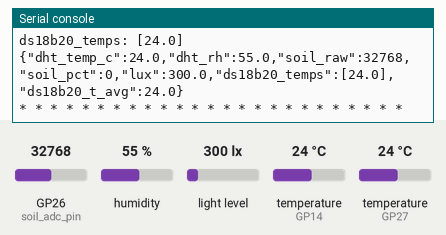
Recording of a program running on a simulated Raspberry Pi Pico running MicroPython. On the bench: the last lines printed to the serial console. Inputs (shaded band) come from the test bench; at power-on: humidity 55 %, light level 300 lx, temperature (sensors on GP27, GP14) 24 °C, GP26 (soil_adc_pin) = 32768 (analog values on the 0–65535 scale).

Above: at 1.2 s.
1.3 s: humidity set to 22 %
At 4.3 s:
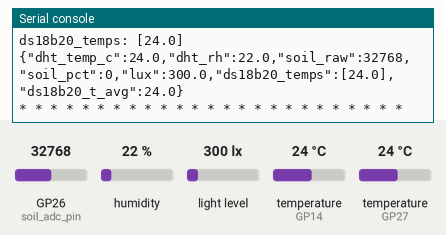
5.1 s: light level set to 40 lx
At 7.8 s:
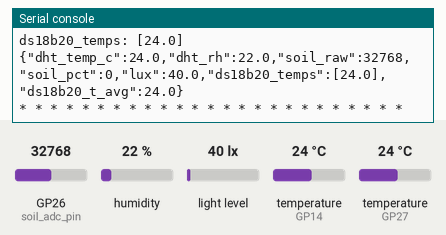
8.9 s: temperature (sensor on GP27) set to 12 °C
At 11.3 s:
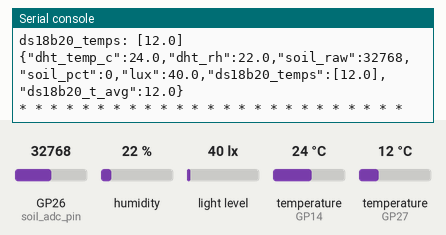
12.7 s: GP26 (soil_adc_pin) set to 45874
At 16.3 s:
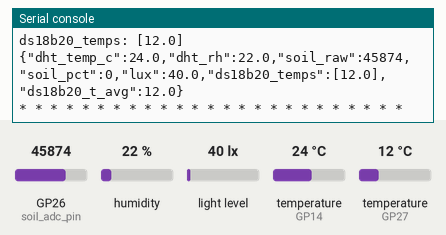
16.5 s: temperature (sensor on GP14) set to 12 °C
At 19.3 s:
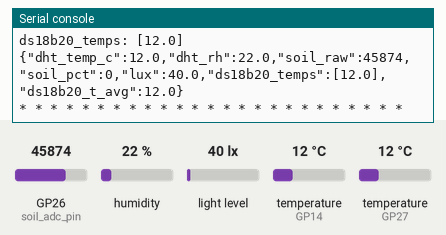
20.3 s: light level set to 500 lx
At 22.7 s:
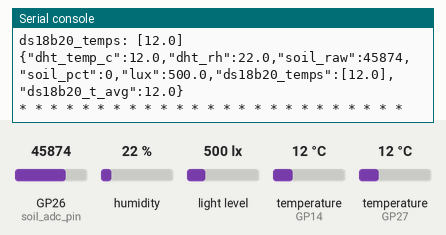
Timing chart, 0 to 24.2 s (numbered marks = the images above; inputs shaded):
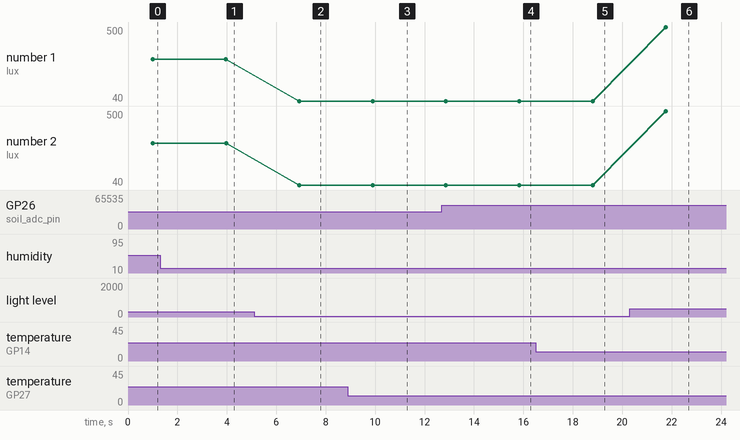

Measured:
- after the input at 1.3 s, the serial console: prints a new line after 2.7 s (image 1)
- after the input at 5.1 s, the serial console: prints a new line after 1.8 s (image 2)
- after the input at 8.9 s, the serial console: prints a new line after 1.0 s (image 3)
- after the input at 12.7 s, the serial console: prints a new line after 3.1 s (image 4)
- after the input at 16.5 s, the serial console: prints a new line after 2.3 s (image 5)
- after the input at 20.3 s, the serial console: prints a new line after 1.5 s (image 6)
- plotted number 1: 300 → 40 after the input at 5.1 s, 40 → 500 after the input at 20.3 s
- plotted number 2: 300 → 40 after the input at 5.1 s, 40 → 500 after the input at 20.3 s

The program:

dht22_bh1750_ds18x20_soilmc_sensor_rp_esp32_example.py
```python
from env_sensors_portable_v1 import EnvSensors
import time

PINS = {
    "i2c_scl": 5,       # BH1750 -> SCL (พบใช้บ่อยบน C3 devkit)
    "i2c_sda": 4,       # BH1750 -> SDA
    "dht_pin": 14,       # DHT22 data (ตัวอย่าง)
    "ds18b20_pin": 27,   # DS18B20 data
    "soil_adc_pin": 26   # เลือกขาที่เป็น ADC ได้จริงบนบอร์ดคุณ
}

sensor = EnvSensors(
    profile="rp2", #profile="esp32",
    i2c_id=0, i2c_scl=PINS["i2c_scl"], i2c_sda=PINS["i2c_sda"], i2c_freq=100_000,
    dht_pin=PINS["dht_pin"],
    ds18b20_pin=PINS["ds18b20_pin"],
    soil_adc_pin=PINS["soil_adc_pin"],
    # ถ้าบอร์ดรองรับ atten/width และต้องการกำหนด:
    # soil_width=ADC.WIDTH_12BIT, soil_atten=ADC.ATTN_11DB,
)

# (ทางเลือก) คาลิเบรต
# sensor.calibrate_soil(soil_min=120, soil_max=2200)
while  True:
	data = sensor.read_all()
	print(sensor.pretty(data))
	print(sensor.to_json(data))
	print("* " *25)
	time.sleep(2)
```

env_sensors_portable_v1.py
```python
# env_sensors_portable.py
# Cross-board sensor reader for ESP32/ESP32-S3/ESP32-C3 and Raspberry Pi Pico/Pico W
# DHT22 (temp, RH) + BH1750 (lux) + DS18B20 (temps[]) + Soil moisture (ADC)
# - Auto pin defaults by board, overridable via ctor
# - HW I2C if possible -> fallback to SoftI2C
# - Safe when some sensors are missing (returns None/[] instead of crashing)

from machine import Pin, I2C, SoftI2C, ADC
import sys
from time import sleep

# Optional imports (graceful if driver is absent)
try:
    import dht
except Exception:
    dht = None

try:
    from ds18x20 import DS18X20
    from onewire import OneWire
except Exception:
    DS18X20 = None
    OneWire = None

try:
    from bh1750 import BH1750
except Exception:
    BH1750 = None

# ---------------- Utils ----------------
def _clamp(v, lo, hi):
    return lo if v < lo else hi if v > hi else v

def _supports(obj, name):
    return hasattr(obj, name)

def _is_rp2():
    return sys.platform.startswith("rp2")

def _is_esp32():
    # บน MicroPython ตระกูล ESP32 (รวม C3/S3) จะได้ 'esp32'
    return sys.platform.startswith("esp32")

# ---------------- Pin profiles ----------------
# ดีฟอลต์ที่ใช้งานได้ทั่วไป (แก้ได้ตามบอร์ดของคุณ)
# หมายเหตุ: บอร์ด ESP32 ต่างยี่ห้ออาจวาง I/O ไม่เหมือนกัน
BOARD_PROFILES = {
    # Raspberry Pi Pico / Pico W (RP2040)
    "rp2": dict(
        i2c_id=0, i2c_scl=5, i2c_sda=4, i2c_freq=100_000,
        dht_pin=16,            # ใช้ GPIO ดิจิทัลอิสระ
        ds_pin=15,             # ต้องมี R 4.7k ระหว่าง DATA->3V3
        soil_adc_pin=26,       # ADC0 = GP26
        soil_width=None, soil_atten=None,
    ),
    # ESP32 / ESP32-S3 / ESP32-C3 (ปรับตามบอร์ดคุณได้)
    "esp32": dict(
        i2c_id=0, i2c_scl=22, i2c_sda=21, i2c_freq=100_000,
        dht_pin=14,
        ds_pin=4,              # นิยมใช้ GPIO4 เป็น 1-Wire
        soil_adc_pin=34,       # ADC1 channel (input only)
        # กรณีต้องการ ระบุ width/atten (ถ้าบอร์ดรองรับ)
        soil_width=None,       # e.g. ADC.WIDTH_12BIT
        soil_atten=None,       # e.g. ADC.ATTN_11DB
    ),
}

# ---------------- Main class ----------------
class EnvSensors:
    def __init__(
        self,
        # เลือก profile อัตโนมัติตามบอร์ด (rp2/esp32) หรือใส่เอง: "rp2" / "esp32"
        profile: str = None,

        # I2C (BH1750)
        use_soft_i2c: bool = False,
        i2c_id: int = None,
        i2c_scl: int = None,
        i2c_sda: int = None,
        i2c_freq: int = None,
        bh1750_addr: int = 0x23,

        # DHT22
        dht_pin: int = None,

        # DS18B20 (OneWire)
        ds18b20_pin: int = None,

        # Soil Moisture (ADC)
        soil_adc_pin: int = None,
        soil_width=None,     # ESP32-only
        soil_atten=None,     # ESP32-only
        soil_min: int = 100, # แห้งสุด (raw)
        soil_max: int = 600, # เปียกสุด (raw)
    ):
        # --- resolve profile ---
        if profile is None:
            profile = "rp2" if _is_rp2() else "esp32" if _is_esp32() else "esp32"
        self.platform = profile

        # default pins by profile
        p = BOARD_PROFILES.get(profile, BOARD_PROFILES["esp32"]).copy()

        # override from args (if provided)
        if i2c_id is not None:   p["i2c_id"] = i2c_id
        if i2c_scl is not None:  p["i2c_scl"] = i2c_scl
        if i2c_sda is not None:  p["i2c_sda"] = i2c_sda
        if i2c_freq is not None: p["i2c_freq"] = i2c_freq
        if dht_pin is not None:  p["dht_pin"] = dht_pin
        if ds18b20_pin is not None: p["ds_pin"] = ds18b20_pin
        if soil_adc_pin is not None: p["soil_adc_pin"] = soil_adc_pin
        if soil_width is not None:   p["soil_width"] = soil_width
        if soil_atten is not None:   p["soil_atten"] = soil_atten

        self.cfg = p
        self.soil_min = int(soil_min)
        self.soil_max = int(soil_max)

        # --- I2C (prefer HW, fallback Soft) ---
        self.i2c = None
        i2c_err = None
        if not use_soft_i2c:
            try:
                self.i2c = I2C(
                    p["i2c_id"],
                    scl=Pin(p["i2c_scl"]),
                    sda=Pin(p["i2c_sda"]),
                    freq=p["i2c_freq"],
                )
            except Exception as e:
                i2c_err = e
        if self.i2c is None:
            try:
                self.i2c = SoftI2C(
                    scl=Pin(p["i2c_scl"]),
                    sda=Pin(p["i2c_sda"]),
                    freq=p["i2c_freq"],
                )
            except Exception as e:
                raise RuntimeError("I2C init failed (HW:%s / Soft:%s)" % (i2c_err, e))

        # --- BH1750 (optional) ---
        self.light = None
        if BH1750 is not None:
            try:
                self.light = BH1750(bus=self.i2c, addr=bh1750_addr)
            except Exception:
                self.light = None  # ไม่มี/ต่อไม่ถูก จะปล่อย None

        # --- DHT22 (optional) ---
        self.dht = None
        if dht is not None:
            try:
                self.dht = dht.DHT22(Pin(p["dht_pin"]))
            except Exception:
                self.dht = None

        # --- DS18B20 (optional) ---
        self.ds = None
        self.ds_roms = []
        if DS18X20 is not None and OneWire is not None:
            try:
                self.ds = DS18X20(OneWire(Pin(p["ds_pin"])))
                self.ds_roms = self.ds.scan() or []
            except Exception:
                self.ds = None
                self.ds_roms = []

        # --- Soil Moisture (ADC) ---
        self.soil = ADC(Pin(p["soil_adc_pin"]))
        # ESP32 เท่านั้นที่มี width/atten
        if p["soil_width"] is not None and _supports(self.soil, "width"):
            try:
                self.soil.width(p["soil_width"])
            except Exception:
                pass
        if p["soil_atten"] is not None and _supports(self.soil, "atten"):
            try:
                self.soil.atten(p["soil_atten"])
            except Exception:
                pass

    # ---------------- Readers ----------------
    def read_dht(self):
        """Return (temp_c, rh) หรือ (None, None) หากไม่มี DHT/อ่านไม่สำเร็จ"""
        if self.dht is None:
            return None, None
        try:
            self.dht.measure()
            t = self.dht.temperature()
            h = self.dht.humidity()
            return float(t), float(h)
        except Exception:
            return None, None

    def _adc_read_any(self):
        """
        ESP32: อาจมี read()  (0..4095 / แล้วแต่ width)
        RP2040: ใช้ read_u16() (0..65535)
        """
        if _supports(self.soil, "read_u16"):
            return self.soil.read_u16()
        elif _supports(self.soil, "read"):
            return self.soil.read()
        else:
            try:
                return int(self.soil.read_u16())
            except Exception:
                return 0

    def read_soil(self):
        """
        Return (raw, percent)
        - raw: ค่า ADC raw
        - percent: 0-100 คิดจาก (soil_min, soil_max) ที่คาลิเบรตไว้
        """
        raw = self._adc_read_any()
        try:
            pct = int((self.soil_max - raw) * 100 / (self.soil_max - self.soil_min))
        except ZeroDivisionError:
            pct = 0
        pct = _clamp(pct, 0, 100)
        return int(raw), int(pct)

    def read_bh1750(self):
        """Return lux (float) หรือ None"""
        if self.light is None:
            return None
        try:
            # ใช้โหมดต่อเนื่องความละเอียดสูง
            return float(self.light.luminance(BH1750.CONT_HIRES_1))
        except Exception:
            return None

    def read_ds18b20(self, wait_ms: int = 750):
        """
        Return list อุณหภูมิ DS18B20 (°C); [] หากไม่มีหัววัด/อ่านไม่ได้
        """
        if not self.ds_roms or self.ds is None:
            return []
        try:
            self.ds.convert_temp()
            sleep(wait_ms / 1000)
            temps = []
            for rom in self.ds_roms:
                t = self.ds.read_temp(rom)
                temps.append(round(float(t), 2))
            return temps
        except Exception:
            return []

    def read_all(self):
        """
        อ่านทุกตัวแล้วคืน dict:
        {
          'dht_temp_c': float|None,
          'dht_rh': float|None,
          'soil_raw': int,
          'soil_pct': int,
          'lux': float|None,
          'ds18b20_temps': list[float],
          'ds18b20_t_avg': float|None
        }
        """
        t_dht, rh = self.read_dht()
        soil_raw, soil_pct = self.read_soil()
        lux = self.read_bh1750()
        ds_temps = self.read_ds18b20()
        ds_avg = round(sum(ds_temps) / len(ds_temps), 2) if ds_temps else None

        return {
            'dht_temp_c': t_dht,
            'dht_rh': rh,
            'soil_raw': soil_raw,
            'soil_pct': soil_pct,
            'lux': None if lux is None else round(lux, 2),
            'ds18b20_temps': ds_temps,
            'ds18b20_t_avg': ds_avg,
        }

    # ---------------- Helpers ----------------
    def calibrate_soil(self, soil_min: int = None, soil_max: int = None):
        """อัปเดตการคาลิเบรตดิน (อิง raw) — ทำบนบอร์ดเดียวกับที่จะใช้งานจริง"""
        if soil_min is not None:
            self.soil_min = int(soil_min)
        if soil_max is not None:
            self.soil_max = int(soil_max)

    def pretty(self, data: dict) -> str:
        """แปลง dict เป็นข้อความอ่านง่าย"""
        lines = []
        for k in ("dht_temp_c","dht_rh","soil_raw","soil_pct","lux","ds18b20_t_avg"):
            lines.append(f"{k}: {data.get(k)}")
        if "ds18b20_temps" in data:
            lines.append(f"ds18b20_temps: {data['ds18b20_temps']}")
        return "\n".join(lines)

    def to_json(self, data: dict) -> str:
        """แปลง dict เป็น JSON แบบ lightweight (ไม่ต้อง import ujson)"""
        def _v(v):
            if v is None:
                return "null"
            if isinstance(v, (int, float)):
                return str(v)
            if isinstance(v, list):
                return "[" + ",".join(_v(x) for x in v) + "]"
            # string
            s = str(v).replace('"', '\\"')
            return f"\"{s}\""
        items = []
        for k, v in data.items():
            items.append(f"\"{k}\":{_v(v)}")
        return "{" + ",".join(items) + "}"
```
